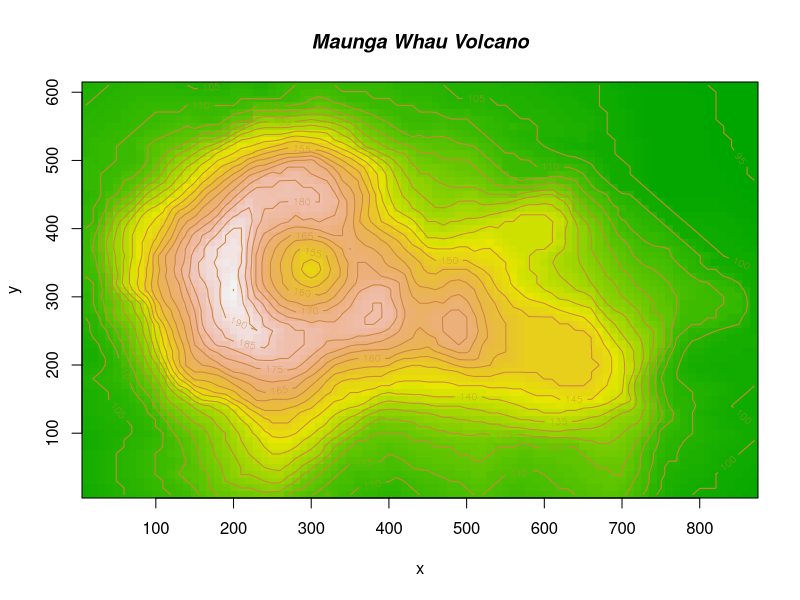

Write the R code that produced this figure.
# From R's help(image)
# A prettier display of the volcano
x <- 10*(1:nrow(volcano))
y <- 10*(1:ncol(volcano))
image(x, y, volcano, col = terrain.colors(100), axes = FALSE)
contour(x, y, volcano, levels = seq(90, 200, by = 5),
        add = TRUE, col = "peru")
axis(1, at = seq(100, 800, by = 100))
axis(2, at = seq(100, 600, by = 100))
box()
title(main = "Maunga Whau Volcano", font.main = 4)

